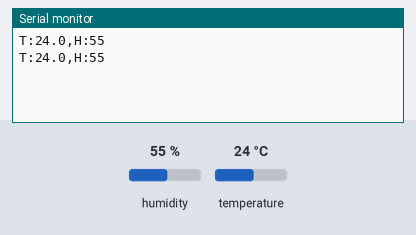
A program run on a simulated Arduino Uno, built with avr-gcc and run on an emulated ATmega328P. Parts: the last lines printed to the serial monitor. Inputs (shaded band) come from the test bench; at power-on: humidity 55 %, temperature 24 °C.

Above: at 4.8 s.
4.9 s: humidity set to 22 %
At 7.1 s:
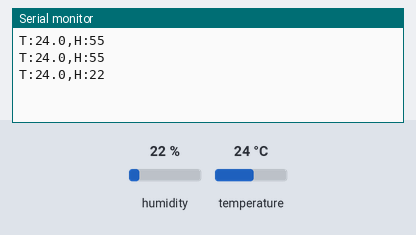
7.9 s: temperature set to 12 °C
At 9.5 s:
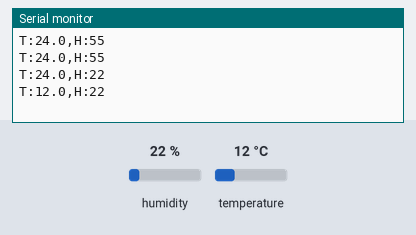
10.9 s: humidity set to 40 %
At 13.1 s:
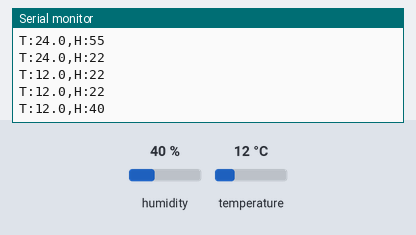
Timing chart, 0 to 14.6 s (numbered marks = the images above; inputs shaded):
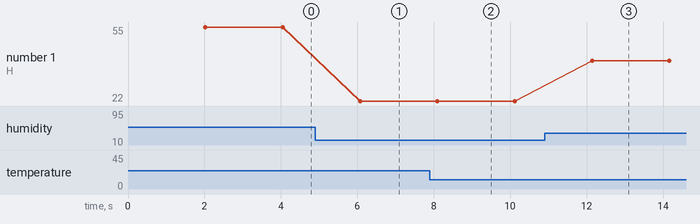

The program:

main.cpp
```cpp
// Uno đọc DHT11 ở chân D8, làm I2C slave (địa chỉ 0x08) cho ESP32 đọc
// I2C Uno: A4 = SDA, A5 = SCL
// Dữ liệu trả về 4 byte: nhiệt độ x10 (int16), độ ẩm x10 (int16); lỗi = 0x7FFF
// Đồng thời in ra Serial (USB) để kiểm tra
#include <Arduino.h>
#include <Wire.h>
#include <DHT.h>

#define PIN_DHT  8
#define I2C_ADDR 0x08
DHT dht(PIN_DHT, DHT11);

volatile int16_t t10 = 0x7FFF, h10 = 0x7FFF;

void onRequest() {
  uint8_t buf[4] = {(uint8_t)(t10 >> 8), (uint8_t)t10, (uint8_t)(h10 >> 8), (uint8_t)h10};
  Wire.write(buf, 4);
}

void setup() {
  Serial.begin(9600);
  dht.begin();
  Wire.begin(I2C_ADDR);
  Wire.onRequest(onRequest);
}

void loop() {
  delay(2000);
  float t = dht.readTemperature(), h = dht.readHumidity();
  if (isnan(t) || isnan(h)) {
    t10 = h10 = 0x7FFF;
    Serial.println("ERR");
    return;
  }
  noInterrupts();
  t10 = (int16_t)(t * 10);
  h10 = (int16_t)(h * 10);
  interrupts();
  Serial.print("T:"); Serial.print(t, 1);
  Serial.print(",H:"); Serial.println(h, 0);
}
```

Measured:
- after the input at 4.9 s, the serial monitor: prints a new line after 1.2 s (image 1)
- after the input at 7.9 s, the serial monitor: prints a new line after 0.20 s (image 2)
- after the input at 10.9 s, the serial monitor: prints a new line after 1.2 s (image 3)
- plotted number 1: 55 → 22 after the input at 4.9 s, 22 → 40 after the input at 10.9 s
